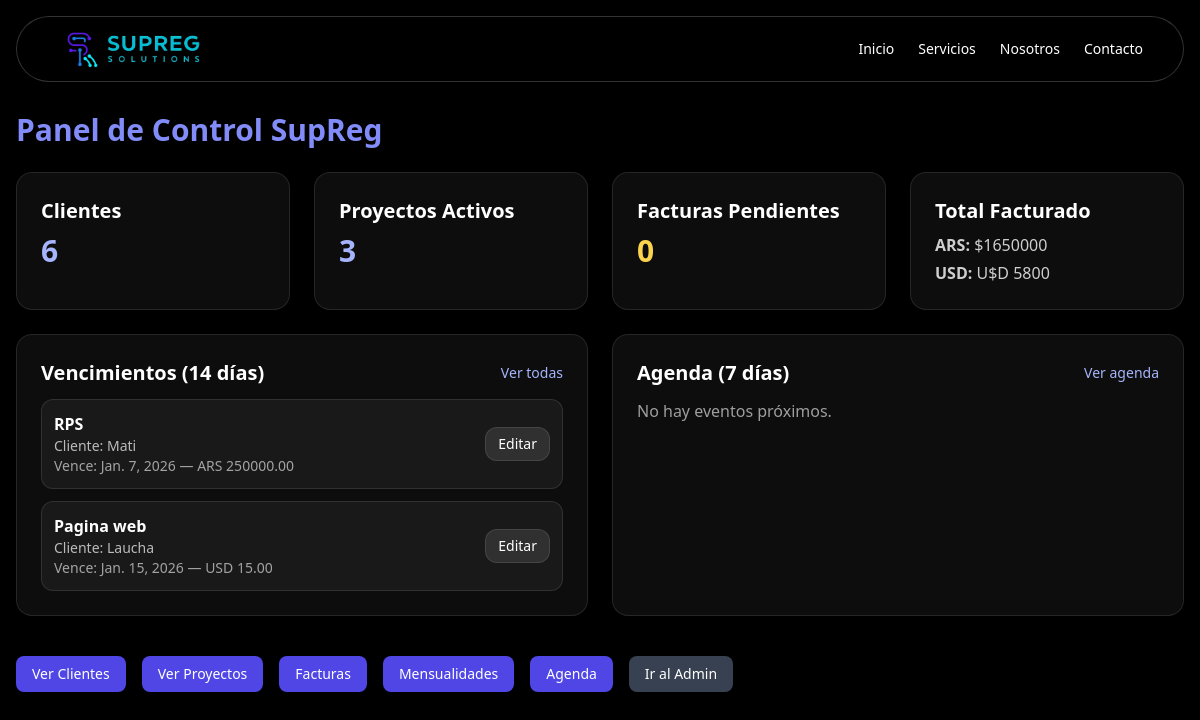
Page /dashboard/ (signed in) on the committed database.
### webapp/models.py (models this page shows, shortened)
class ProyectoMensualidad(models.Model):
    proyecto = models.OneToOneField("Proyecto", on_delete=models.CASCADE, related_name="mensualidad")
    activa = models.BooleanField(default=True)
    monto = models.DecimalField(max_digits=12, decimal_places=2)
    moneda = models.CharField(max_length=3, choices=Proyecto.MONEDAS, default="ARS")
    dia_vencimiento = models.PositiveSmallIntegerField(default=1)
    dias_antes_recordatorio = models.PositiveSmallIntegerField(default=5)
    proximo_vencimiento = models.DateField(blank=True, null=True)
    ultimo_recordatorio_enviado = models.DateField(blank=True, null=True)
    ultimo_periodo_facturado = models.DateField(blank=True, null=True)  # guardamos "1er día del mes" del período

class Proyecto(models.Model):
    MONEDAS = [
        ('ARS', 'Pesos Argentinos'),
        ('USD', 'Dólares Americanos'),
    ]
    cliente = models.ForeignKey(Cliente, on_delete=models.CASCADE, related_name="proyectos")
    nombre = models.CharField(max_length=150)
    descripcion = models.TextField(blank=True, null=True)
    fecha_inicio = models.DateField()
    fecha_entrega = models.DateField(blank=True, null=True)
    estado = models.CharField(max_length=20, choices=[
        ('pendiente', 'Pendiente'),
        ('en_curso', 'En curso'),
        ('pausado', 'Pausado'),
        ('terminado', 'Terminado'),
        ('entregado', 'Entregado')
    ])
    moneda = models.CharField(max_length=3, choices=MONEDAS, default='ARS')  # NUEVO
    precio = models.DecimalField(max_digits=12, decimal_places=2)  # total presupuestado
    monto_cobrado = models.DecimalField(max_digits=12, decimal_places=2, default=0)  # total facturado
    observaciones = models.TextField(blank=True, null=True)

class Cliente(models.Model):
    nombre = models.CharField(max_length=100)
    email = models.EmailField(blank=True, null=True)
    telefono = models.CharField(max_length=30, blank=True, null=True)
    empresa = models.CharField(max_length=100, blank=True, null=True)
    estado = models.CharField(max_length=20, choices=[('activo', 'Activo'), ('potencial', 'Potencial'), ('inactivo', 'Inactivo')])
    notas = models.TextField(blank=True, null=True)

### webapp/views.py (the view)
# urls.py: path('dashboard/', dashboard, name='dashboard'),
@login_required
def dashboard(request):
    total_clientes = Cliente.objects.count()
    proyectos_activos = Proyecto.objects.filter(estado__in=['pendiente', 'en_curso']).count()
    total_facturado_ars = Factura.objects.filter(moneda='ARS', estado='cobrado').aggregate(models.Sum('monto'))['monto__sum'] or 0
    total_facturado_usd = Factura.objects.filter(moneda='USD', estado='cobrado').aggregate(models.Sum('monto'))['monto__sum'] or 0
    hoy = timezone.localdate()
    ahora = timezone.localtime()
    vencimientos = (
        ProyectoMensualidad.objects
        .select_related("proyecto", "proyecto__cliente")
        .filter(activa=True, proximo_vencimiento__lte=hoy + timedelta(days=14))
        .order_by("proximo_vencimiento")
    )
    eventos = (
        Evento.objects
        .select_related("cliente", "proyecto")
        .filter(inicio__gte=ahora, inicio__lte=ahora + timedelta(days=7))
        .order_by("inicio")
    )
    facturas_pendientes = Factura.objects.filter(estado="pendiente").count()
    context = {
        'total_clientes': total_clientes,
        'proyectos_activos': proyectos_activos,
        'total_facturado_ars': total_facturado_ars,
        'total_facturado_usd': total_facturado_usd,
        'vencimientos': vencimientos,
        'eventos': eventos,
        'facturas_pendientes': facturas_pendientes,
    }
    return render(request, 'dashboard.html', context)

### webapp/templates/dashboard.html
{% extends 'base.html' %}
{% block content %}
<div class="pt-28 px-4 max-w-7xl mx-auto">
  <h1 class="text-3xl font-bold mb-6 text-indigo-400">Panel de Control SupReg</h1>
  <div class="grid grid-cols-1 md:grid-cols-4 gap-6">
    <div class="bg-white/5 border border-white/10 rounded-2xl p-6 shadow">
      <h2 class="text-xl font-semibold mb-2">Clientes</h2>
      <p class="text-3xl font-bold text-indigo-300">{{ total_clientes }}</p>
    </div>
    <div class="bg-white/5 border border-white/10 rounded-2xl p-6 shadow">
      <h2 class="text-xl font-semibold mb-2">Proyectos Activos</h2>
      <p class="text-3xl font-bold text-indigo-300">{{ proyectos_activos }}</p>
    </div>
    <div class="bg-white/5 border border-white/10 rounded-2xl p-6 shadow">
      <h2 class="text-xl font-semibold mb-2">Facturas Pendientes</h2>
      <p class="text-3xl font-bold text-amber-300">{{ facturas_pendientes }}</p>
    </div>
    <div class="bg-white/5 border border-white/10 rounded-2xl p-6 shadow">
      <h2 class="text-xl font-semibold mb-2">Total Facturado</h2>
      <div class="text-white/80 mt-2 space-y-1">
        <div><strong>ARS:</strong> ${{ total_facturado_ars }}</div>
        <div><strong>USD:</strong> U$D {{ total_facturado_usd }}</div>
      </div>
    </div>
  </div>
  <div class="mt-6 grid grid-cols-1 lg:grid-cols-2 gap-6">
    <div class="bg-white/5 border border-white/10 rounded-2xl p-6">
      <div class="flex items-center justify-between mb-3">
        <h2 class="text-xl font-semibold">Vencimientos (14 días)</h2>
        <a href="{% url 'mensualidades_list' %}" class="text-sm text-indigo-300 hover:text-indigo-400">Ver todas</a>
      </div>
      <div class="space-y-3">
        {% for m in vencimientos %}
          <div class="flex items-center justify-between bg-white/5 border border-white/10 rounded-xl p-3">
            <div>
              <div class="font-semibold">{{ m.proyecto.nombre }}</div>
              <div class="text-sm text-white/70">Cliente: {{ m.proyecto.cliente.nombre }}</div>
              <div class="text-sm text-white/60">Vence: {{ m.proximo_vencimiento }} — {{ m.moneda }} {{ m.monto }}</div>
            </div>
            <a href="{% url 'mensualidad_update' m.id %}" class="px-3 py-1.5 rounded-xl bg-white/10 hover:bg-white/20 transition border border-white/10 text-sm">
              Editar
            </a>
          </div>
        {% empty %}
          <div class="text-white/60">No hay vencimientos próximos.</div>
        {% endfor %}
      </div>
    </div>
    <div class="bg-white/5 border border-white/10 rounded-2xl p-6">
      <div class="flex items-center justify-between mb-3">
        <h2 class="text-xl font-semibold">Agenda (7 días)</h2>
        <a href="{% url 'eventos_list' %}" class="text-sm text-indigo-300 hover:text-indigo-400">Ver agenda</a>
      </div>
      <div class="space-y-3">
        {% for e in eventos %}
          <div class="flex items-center justify-between bg-white/5 border border-white/10 rounded-xl p-3">
            <div>
              <div class="font-semibold">{{ e.titulo }}</div>
              <div class="text-sm text-white/70">{{ e.get_tipo_display }} — {{ e.inicio }}</div>
              <div class="text-sm text-white/60">
                {% if e.cliente %}Cliente: {{ e.cliente.nombre }}{% endif %}
                {% if e.proyecto %} | Proyecto: {{ e.proyecto.nombre }}{% endif %}
              </div>
            </div>
            <a href="{% url 'evento_update' e.id %}" class="px-3 py-1.5 rounded-xl bg-white/10 hover:bg-white/20 transition border border-white/10 text-sm">
              Editar
            </a>
          </div>
        {% empty %}
          <div class="text-white/60">No hay eventos próximos.</div>
        {% endfor %}
      </div>
    </div>
  </div>
  <div class="mt-10 flex flex-wrap gap-4">
    <a href="{% url 'clientes_list' %}" class="bg-indigo-600 hover:bg-indigo-700 text-white px-4 py-2 rounded-lg text-sm shadow">Ver Clientes</a>
    <a href="{% url 'proyectos_list' %}" class="bg-indigo-600 hover:bg-indigo-700 text-white px-4 py-2 rounded-lg text-sm shadow">Ver Proyectos</a>
    <a href="{% url 'facturas_list' %}" class="bg-indigo-600 hover:bg-indigo-700 text-white px-4 py-2 rounded-lg text-sm shadow">Facturas</a>
    <a href="{% url 'mensualidades_list' %}" class="bg-indigo-600 hover:bg-indigo-700 text-white px-4 py-2 rounded-lg text-sm shadow">Mensualidades</a>
    <a href="{% url 'eventos_list' %}" class="bg-indigo-600 hover:bg-indigo-700 text-white px-4 py-2 rounded-lg text-sm shadow">Agenda</a>
    <a href="{% url 'admin:index' %}" class="bg-gray-700 hover:bg-gray-800 text-white px-4 py-2 rounded-lg text-sm shadow">Ir al Admin</a>
  </div>
</div>
{% endblock %}

### rows in the picture
ProyectoMensualidad: proyecto.nombre "RPS", proyecto.cliente.nombre "Mati", proximo_vencimiento "Jan. 7, 2026", moneda "ARS", monto "250000.00"
ProyectoMensualidad: proyecto.nombre "Pagina web", proyecto.cliente.nombre "Laucha", proximo_vencimiento "Jan. 15, 2026", moneda "USD", monto "15.00"

### other values in the picture
{{ total_clientes }} "6"
{{ proyectos_activos }} "3"
{{ facturas_pendientes }} "0"
{{ total_facturado_ars }} "1650000"
{{ total_facturado_usd }} "5800"
